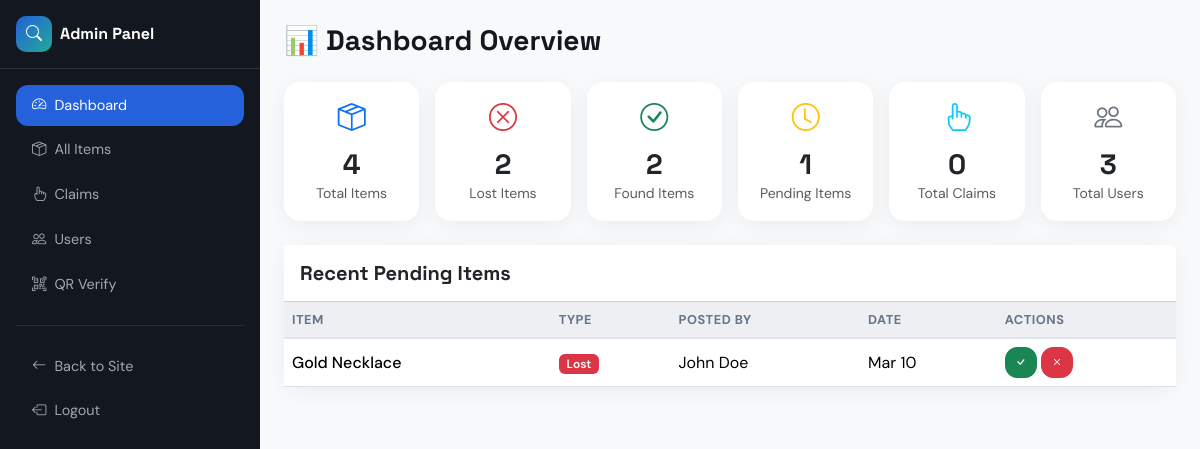
The app's page /admin/admin_dashboard.php (signed in) with its own data.
### tables this page shows
CREATE TABLE IF NOT EXISTS `items` (
  `id`            INT AUTO_INCREMENT PRIMARY KEY,
  `title`         VARCHAR(200) NOT NULL,
  `description`   TEXT NOT NULL,
  `category`      VARCHAR(100) DEFAULT 'Other',
  `location_name` VARCHAR(200) NOT NULL,
  `latitude`      DECIMAL(10,8) DEFAULT NULL,
  `longitude`     DECIMAL(11,8) DEFAULT NULL,
  `date`          DATE NOT NULL,
  `image`         VARCHAR(255) DEFAULT NULL,
  `type`          ENUM('lost','found') NOT NULL,
  `status`        ENUM('pending','approved','claimed','returned','rejected') DEFAULT 'pending',
  `user_id`       INT NOT NULL,
  `created_at`    TIMESTAMP DEFAULT CURRENT_TIMESTAMP,
  FOREIGN KEY (`user_id`) REFERENCES `users`(`id`) ON DELETE CASCADE
);

CREATE TABLE IF NOT EXISTS `users` (
  `id`          INT AUTO_INCREMENT PRIMARY KEY,
  `name`        VARCHAR(100) NOT NULL,
  `student_id`  VARCHAR(50)  NOT NULL UNIQUE,
  `email`       VARCHAR(150) NOT NULL UNIQUE,
  `password`    VARCHAR(255) NOT NULL,
  `role`        ENUM('student','admin') DEFAULT 'student',
  `created_at`  TIMESTAMP DEFAULT CURRENT_TIMESTAMP
);

### config/db.php (called while the page is built, shortened)
<?php
function e($str) {
    return htmlspecialchars($str ?? '', ENT_QUOTES, 'UTF-8');
}
$BASE_URL = '/lost_found_hub';
?>

### admin/admin_dashboard.php (the view, shortened to what this page needs)
<?php
require_once '../config/db.php';
$tab = $_GET['tab'] ?? 'overview';
$totalItems   = $conn->query("SELECT COUNT(*) c FROM items")->fetch_assoc()['c'];
$pendingItems = $conn->query("SELECT COUNT(*) c FROM items WHERE status='pending'")->fetch_assoc()['c'];
$totalClaims  = $conn->query("SELECT COUNT(*) c FROM claims")->fetch_assoc()['c'];
$totalUsers   = $conn->query("SELECT COUNT(*) c FROM users")->fetch_assoc()['c'];
$lostCount    = $conn->query("SELECT COUNT(*) c FROM items WHERE type='lost'")->fetch_assoc()['c'];
$foundCount   = $conn->query("SELECT COUNT(*) c FROM items WHERE type='found'")->fetch_assoc()['c'];
$items  = $conn->query("SELECT i.*, u.name AS poster_name FROM items i JOIN users u ON i.user_id=u.id ORDER BY i.created_at DESC LIMIT 50")->fetch_all(MYSQLI_ASSOC);
$BASE_URL_ADMIN = $BASE_URL;
?>
<!DOCTYPE html>
<html lang="en">
<head>
  <?php $BASE_URL = '..'; include '../includes/head.php'; $BASE_URL = $BASE_URL_ADMIN; ?>
</head>
<body>
<div class="d-flex">
  <aside class="admin-sidebar d-none d-lg-block" id="adminSidebar">
    <a class="sidebar-brand" href="<?= $BASE_URL ?>/index.php">
      <span class="brand-icon"><i class="bi bi-search"></i></span>
      Admin Panel
    </a>
    <nav class="p-3 d-flex flex-column gap-1">
      <a href="?tab=overview" class="nav-link-side <?= $tab==='overview'?'active':'' ?>">
        <i class="bi bi-speedometer2"></i> Dashboard
      </a>
      <a href="?tab=items" class="nav-link-side <?= $tab==='items'?'active':'' ?>">
        <i class="bi bi-box-seam"></i> All Items
      </a>
      <a href="?tab=claims" class="nav-link-side <?= $tab==='claims'?'active':'' ?>">
        <i class="bi bi-hand-index"></i> Claims
      </a>
      <a href="?tab=users" class="nav-link-side <?= $tab==='users'?'active':'' ?>">
        <i class="bi bi-people"></i> Users
      </a>
      <a href="?tab=qr" class="nav-link-side <?= $tab==='qr'?'active':'' ?>">
        <i class="bi bi-qr-code-scan"></i> QR Verify
      </a>
      <hr class="border-secondary my-3">
      <a href="<?= $BASE_URL ?>/dashboard.php" class="nav-link-side">
        <i class="bi bi-arrow-left"></i> Back to Site
      </a>
      <a href="<?= $BASE_URL ?>/api/logout.php" class="nav-link-side">
        <i class="bi bi-box-arrow-left"></i> Logout
      </a>
    </nav>
  </aside>
  <div class="flex-grow-1 bg-light" style="min-height:100vh;">
    <div class="p-4">
      <h3 class="font-heading fw-bold mb-4">
        <?php
          echo match($tab) {
            'items' => '📦 All Items',
            'claims' => '🤝 Claim Requests',
            'users' => '👥 Users',
            'qr' => '📱 QR Verification',
            default => '📊 Dashboard Overview'
          };
        ?>
      </h3>
      <?php if ($tab === 'overview'): ?>
      <div class="row g-3 mb-4">
        <?php
          $stats = [
            ['Total Items', $totalItems, 'bi-box-seam', 'primary'],
            ['Lost Items', $lostCount, 'bi-x-circle', 'danger'],
            ['Found Items', $foundCount, 'bi-check-circle', 'success'],
            ['Pending Items', $pendingItems, 'bi-clock', 'warning'],
            ['Total Claims', $totalClaims, 'bi-hand-index', 'info'],
            ['Total Users', $totalUsers, 'bi-people', 'secondary'],
          ];
          foreach ($stats as $s):
        ?>
        <div class="col-sm-6 col-lg-4 col-xl-2">
          <div class="card border-0 shadow-card">
            <div class="card-body text-center py-3">
              <i class="bi <?= $s[2] ?> text-<?= $s[3] ?> fs-3 d-block mb-2"></i>
              <h3 class="fw-bold mb-0"><?= $s[1] ?></h3>
              <small class="text-muted"><?= $s[0] ?></small>
            </div>
          </div>
        </div>
        <?php endforeach; ?>
      </div>
      <div class="card border-0 shadow-card mb-4">
        <div class="card-header bg-white py-3"><h5 class="mb-0 fw-bold">Recent Pending Items</h5></div>
        <div class="table-responsive">
          <table class="table table-hover mb-0">
            <thead><tr><th>Item</th><th>Type</th><th>Posted By</th><th>Date</th><th>Actions</th></tr></thead>
            <tbody>
              <?php foreach (array_filter($items, fn($i)=>$i['status']==='pending') as $i): ?>
              <tr>
                <td class="fw-medium"><?= e($i['title']) ?></td>
                <td><span class="badge bg-<?= $i['type']==='lost'?'danger':'success' ?>"><?= ucfirst($i['type']) ?></span></td>
                <td><?= e($i['poster_name']) ?></td>
                <td><?= date('M d', strtotime($i['created_at'])) ?></td>
                <td>
                  <a href="<?= $BASE_URL ?>/api/admin_action.php?action=approve&id=<?= $i['id'] ?>" class="btn btn-success btn-sm"><i class="bi bi-check"></i></a>
                  <a href="<?= $BASE_URL ?>/api/admin_action.php?action=reject&id=<?= $i['id'] ?>" class="btn btn-danger btn-sm"><i class="bi bi-x"></i></a>
                </td>
              </tr>
              <?php endforeach; ?>
            </tbody>
          </table>
        </div>
      </div>
      <?php endif; ?>
    </div>
  </div>
</div>
</body>
</html>

### assets/css/style.css (style rules this page uses)
:root { --clr-bg: hsl(210, 20%, 98%); --clr-fg: hsl(220, 25%, 10%); --clr-card: hsl(0, 0%, 100%); --clr-card-fg: hsl(220, 25%, 10%); --clr-primary: hsl(220, 72%, 50%); --clr-primary-fg: hsl(0, 0%, 100%); --clr-primary-dk: hsl(220, 72%, 42%); --clr-secondary: hsl(38, 92%, 50%); --clr-accent: hsl(172, 66%, 40%); --clr-muted: hsl(214, 20%, 94%); --clr-muted-fg: hsl(215, 16%, 47%); --clr-success: hsl(152, 60%, 40%); --clr-success-fg: hsl(0, 0%, 100%); --clr-danger: hsl(0, 72%, 51%); --clr-danger-fg: hsl(0, 0%, 100%); --clr-warning: hsl(38, 92%, 50%); --clr-border: hsl(214, 20%, 90%); --gradient-hero: linear-gradient(135deg, hsl(220,72%,50%), hsl(172,66%,40%)); --gradient-primary:linear-gradient(135deg, var(--clr-primary), var(--clr-primary-dk)); --shadow-card: 0 4px 24px -4px hsla(220,25%,10%,0.08); --shadow-elevated: 0 12px 40px -8px hsla(220,25%,10%,0.15); --font-heading: 'Space Grotesk', sans-serif; --font-body: 'DM Sans', sans-serif; --radius: 0.75rem; --radius-lg: 1rem; }
*, *::before, *::after { box-sizing: border-box; }
body { font-family: var(--font-body); background-color: var(--clr-bg); color: var(--clr-fg); margin: 0; -webkit-font-smoothing: antialiased; }
h1, h2, h3, h4, h5, h6, .font-heading { font-family: var(--font-heading); }
a { color: var(--clr-primary); text-decoration: none; }
.btn { border-radius: var(--radius); }
.card { border-radius: var(--radius-lg); border-color: var(--clr-border); }
.badge { font-weight: 600; border-radius: 6px; }
.brand-icon { width: 36px; height: 36px; background: var(--gradient-hero); border-radius: 10px; display: inline-flex; align-items: center; justify-content: center; color: white; font-size: 1rem; }
.shadow-card { box-shadow: var(--shadow-card); }
.admin-sidebar { width: 260px; min-height: 100vh; background: hsl(220,25%,10%); color: hsl(210,20%,90%); flex-shrink: 0; }
.admin-sidebar .nav-link-side { display: flex; align-items: center; gap: 0.5rem; color: hsla(210,20%,90%,0.7); padding: 0.6rem 1rem; border-radius: var(--radius); font-size: 0.9rem; transition: background 0.2s, color 0.2s; text-decoration: none; }
.admin-sidebar .nav-link-side:hover, .admin-sidebar .nav-link-side.active { background: var(--clr-primary); color: white; }
.admin-sidebar .sidebar-brand { display: flex; align-items: center; gap: 0.5rem; color: white; font-weight: 700; padding: 1rem; text-decoration: none; font-family: var(--font-heading); border-bottom: 1px solid hsla(0,0%,100%,0.1); }
.table th { font-size: 0.8rem; font-weight: 700; text-transform: uppercase; letter-spacing: 0.5px; color: var(--clr-muted-fg); background: var(--clr-muted); border-bottom: 2px solid var(--clr-border); }
.table td { vertical-align: middle; }

### records on screen
items: title "Gold Necklace", type "Lost", user.name "John Doe", created_at "Mar 10"

### other values on screen
$s[1] "4"
$s[0] "Total Items"
$s[1] "2"
$s[0] "Lost Items"
$s[0] "Found Items"
$s[1] "1"
$s[0] "Pending Items"
$s[1] "0"
$s[0] "Total Claims"
$s[1] "3"
$s[0] "Total Users"
